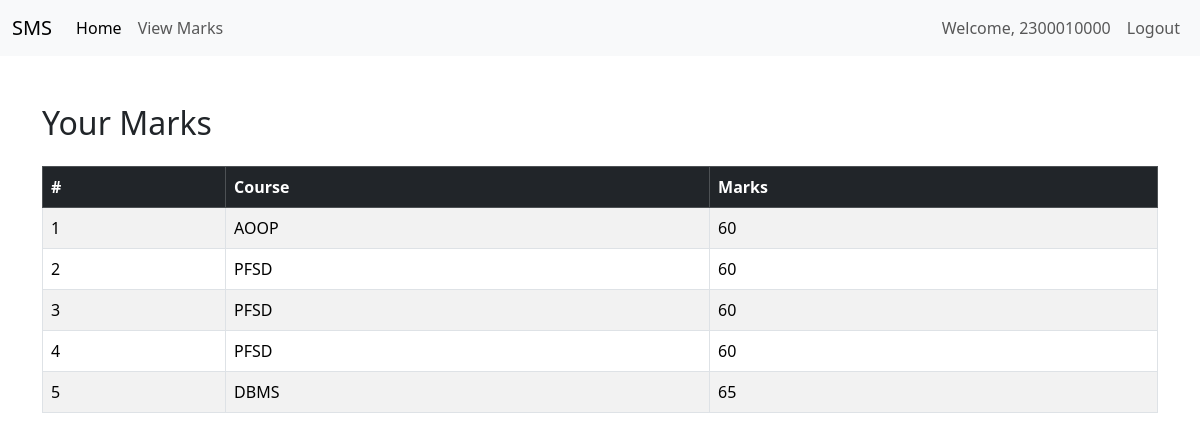
Screenshot of /studentapp/view_marks/ (signed in) with the database file from the repository.
### facultyapp/models.py (models this page shows, shortened)
class Marks(models.Model):
    COURSE_CHOICES = [
        ('AOOP', 'Advanced Object Oriented Programming'),
        ('PFSD', 'Python Full Stack Development'),
        ('DBMS', 'DataBase Management System'),
        ('LAA', 'Linux Automation and Administration'),
    ]
    student = models.ForeignKey(StudentList, on_delete=models.CASCADE)
    course = models.CharField(max_length=50, choices=COURSE_CHOICES)
    marks = models.IntegerField()

### studentapp/views.py (the view)
# urls.py: path('view_marks/', views.view_marks, name='view_marks'),
def view_marks(request):
    user = request.user
    try:
        student_user = User.objects.get(username=user.username)
        student = StudentList.objects.get(Register_Number=student_user)
        marks = Marks.objects.filter(student=student)
        return render(request, 'studentapp/view_marks.html', {'marks': marks})
    except (StudentList.DoesNotExist, User.DoesNotExist):
        return render(request, 'studentapp/no_studentlist.html', {
            'error': 'No student record found for this user.'
        })

### templates/studentapp/view_marks.html (shortened to what this page needs)
{% extends 'Navbar/StudentNavBar.html' %}
{% load static %}
    {% block body %}
</head>
<body>
<div class="container mt-5">
    {% if marks %}
        <h2 class="mb-4">Your Marks</h2>
        <div class="table-responsive">
            <table class="table table-bordered table-striped">
                <thead class="table-dark">
                    <tr>
                        <th>#</th>
                        <th>Course</th>
                        <th>Marks</th>
                    </tr>
                </thead>
                <tbody>
                    {% for mark in marks %}
                    <tr>
                        <td>{{ forloop.counter }}</td>
                        <td>{{ mark.course }}</td>
                        <td>{{ mark.marks }}</td>
                    </tr>
                    {% endfor %}
                </tbody>
            </table>
        </div>
    {% else %}
        <h2 class="text-danger">No marks available</h2>
    {% endif %}
</div>
{% endblock %}

### templates/Navbar/StudentNavBar.html (shortened to what this page needs)
<!DOCTYPE html>
<html lang="en">
<head>
    <link href="https://cdn.jsdelivr.net/npm/bootstrap@5.3.3/dist/css/bootstrap.min.css" rel="stylesheet">
</head>
<body>
<nav class="navbar navbar-expand-lg navbar-light bg-light">
  <div class="container-fluid">
    <a class="navbar-brand" href=" {% url 'studentapp:StudentHomePage' %} ">SMS</a>
    <div class="collapse navbar-collapse" id="navbarNavDropdown">
      <ul class="navbar-nav">
        <li class="nav-item">
          <a class="nav-link active" aria-current="page" href="{% url 'studentapp:view_marks' %}">Home</a>
        </li>
        <li class="nav-item">
        <a class="nav-link" href="{% url 'studentapp:view_marks' %}">View Marks</a>
        </li>
      </ul>
    </div>
  <ul  class="navbar-nav ms-auto">
<li>
        {% if user.is_authenticated %}
        <li class="nav-item">
        <span class="nav-link">Welcome, {{ user.username }}</span>
    </li>
          <li class="nav-item">
          <a class="nav-link" href="{% url 'logout' %}">Logout</a>
          </li>
        {% endif %}
 </li>
      </ul>
  </div>
</nav>
{% block body %}
{% endblock %}
</body>
</html>

### rows the page displays
Marks: course "AOOP", marks "60"
Marks: course "PFSD", marks "60"
Marks: course "PFSD", marks "60"
Marks: course "PFSD", marks "60"
Marks: course "DBMS", marks "65"

### other values shown
{{ user.username }} "2300010000"
